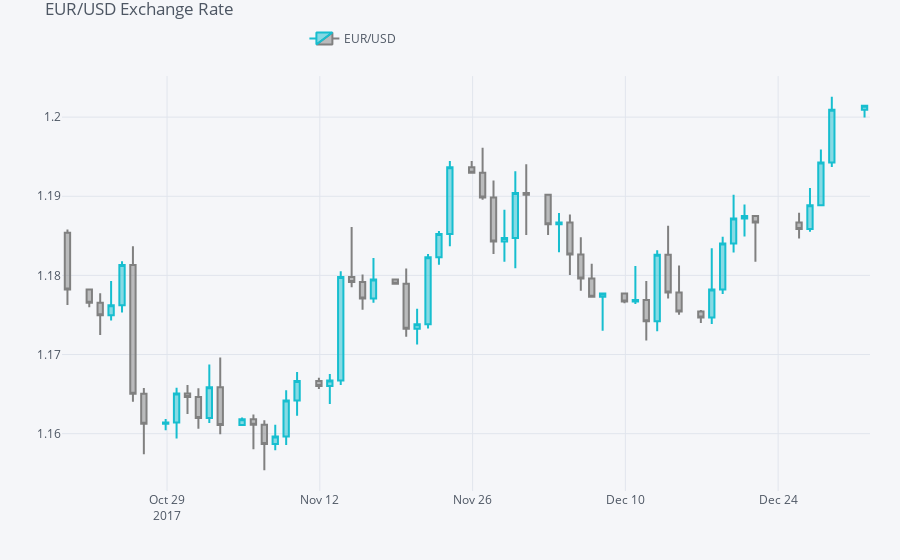

Notebook code for this chart:
### Code cell
plyo.iplot(
    qf.iplot(asFigure=True),
    image='png',
    filename='qf_01'
)
